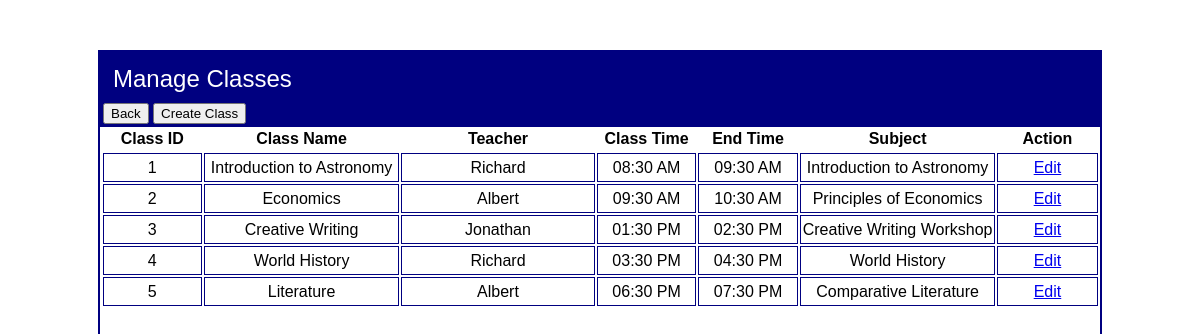
The page /admin/manageclass.php (signed in) on the database as committed earlier.
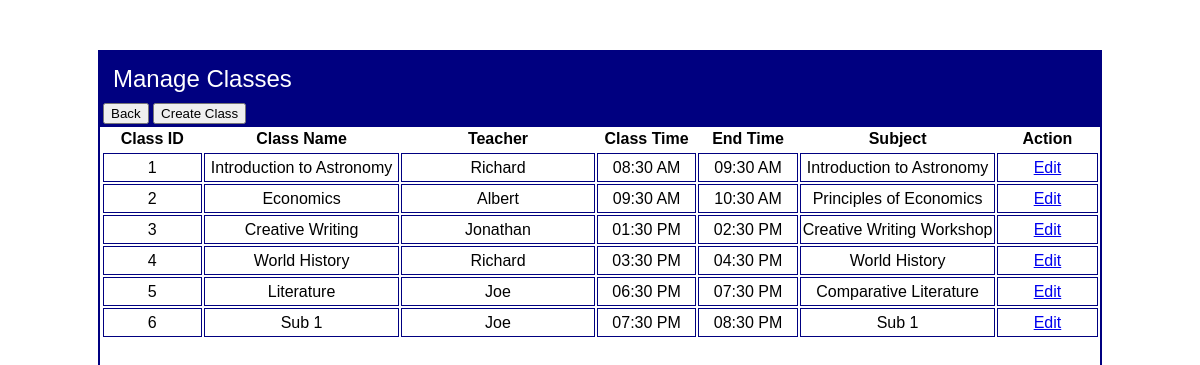
The same page on the database as committed later.
### tables this page shows
CREATE TABLE IF NOT EXISTS `class` (
  `class_id` int NOT NULL AUTO_INCREMENT,
  `classname` varchar(255) NOT NULL,
  `teacher_id` int DEFAULT NULL,
  `time_id` int DEFAULT NULL,
  `subject_id` int DEFAULT NULL,
  PRIMARY KEY (`class_id`),
  KEY `teacher_id` (`teacher_id`),
  KEY `subject_id` (`subject_id`),
  KEY `time_id` (`time_id`)
);

CREATE TABLE IF NOT EXISTS `teachers` (
  `teacher_id` int NOT NULL AUTO_INCREMENT,
  `firstname` varchar(255) NOT NULL,
  `lastname` varchar(255) NOT NULL,
  `gender` varchar(10) NOT NULL,
  `user_id` int NOT NULL,
  `ttable_id` int DEFAULT NULL,
  PRIMARY KEY (`teacher_id`),
  KEY `user_id` (`user_id`)
);

CREATE TABLE IF NOT EXISTS `datetimes` (
  `time_id` int NOT NULL AUTO_INCREMENT,
  `classtime` time DEFAULT NULL,
  `endtime` time DEFAULT NULL,
  PRIMARY KEY (`time_id`)
);

CREATE TABLE IF NOT EXISTS `subjects` (
  `subject_id` int NOT NULL AUTO_INCREMENT,
  `subject_code` varchar(255) NOT NULL,
  `subject_name` varchar(255) NOT NULL,
  PRIMARY KEY (`subject_id`)
);

### admin/manageclass.php (the view, shortened to what this page needs)
<?php
include("../dbconfig.php");
$sql = "SELECT c.*, t.firstname AS teacher_name, d.classtime AS class_time, d.endtime AS end_time, s.subject_name
        FROM class AS c
        LEFT JOIN teachers AS t ON c.teacher_id = t.teacher_id
        LEFT JOIN datetimes AS d ON c.time_id = d.time_id
        LEFT JOIN subjects AS s ON c.subject_id = s.subject_id";
$result = $db->query($sql);
$classes = [];
if ($result->num_rows > 0) {
    while ($row = $result->fetch_assoc()) {
        $classes[] = $row;
    }
}
?>
<!DOCTYPE html>
<html lang="en">
<head>
</head>
<body>
<div align="center">
    <div style="width:1000px; height:1000px; border: solid 2px #000080;" align="left">
        <div style="background-color:#000080; color:#FFFFFF; padding:3px;">
            <p style="font-size:x-large; margin: 10px;">Manage Classes</p>
            <a href="index.php" align='left'><button>Back</button></a>
            <a href="createclass.php"><button>Create Class</button></a>
        </div>
        <table width='999' align='center'>
            <tr height=''>
                <th> Class ID </th>
                <th> Class Name </th>
                <th> Teacher </th>
                <th> Class Time </th>
                <th> End Time </th>
                <th> Subject </th>
                <th> Action </th>
            </tr>
            <tr>
                <?php
                foreach ($classes as $class) {
                    echo "<tr>";
                    echo "<td height='25' width='100' align='center' style='border: solid 1px #000080;'>{$class['class_id']}</td>";
                    echo "<td style='border: solid 1px #000080;' width='200' align='center'>{$class['classname']}</td>";
                    echo "<td style='border: solid 1px #000080;' width='200' align='center'>{$class['teacher_name']}</td>";
                    echo "<td style='border: solid 1px #000080;' width='100' align='center'>" . date("h:i A", strtotime($class['class_time'])) . "</td>";
                    echo "<td style='border: solid 1px #000080;' width='100' align='center'>" . date("h:i A", strtotime($class['end_time'])) . "</td>";
                    echo "<td style='border: solid 1px #000080;' width='200' align='center'>{$class['subject_name']}</td>";
                    echo "<td align='center' style = 'border: solid 1px #000080;' width = '100'><a href='?edit_class={$class['class_id']}'>Edit</a></td>";
                    echo "</tr>";
                }
                ?>
            </tr>
        </table>
    </div>
</div>
</body>
</html>

### admin/manageclass.php (style rules this page uses)
html { font-family: Arial, sans-serif; }

Rows that differ between the two databases and show on the page:
changed class "Literature": teacher.firstname "Albert" → "Joe"
added class: class_id "6", classname "Sub 1", teacher.firstname "Joe", time.classtime "07:30 PM", time.endtime "08:30 PM", subject.subject_name "Sub 1"
